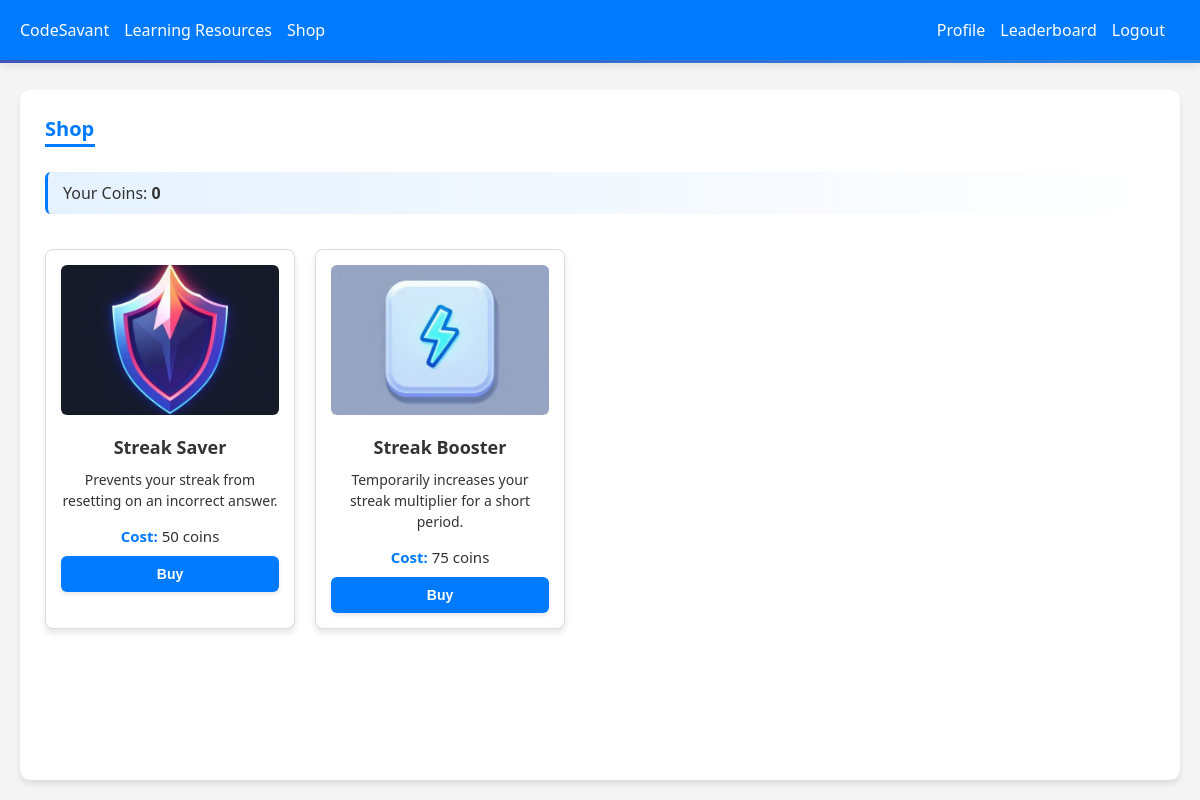
/shop/ (signed in), run on the app's committed database.
### accounts/models.py (models this page shows, shortened)
class Profile(models.Model):
    user = models.OneToOneField(User, on_delete=models.CASCADE)
    points = models.IntegerField(default=0)
    streak = models.IntegerField(default=0)
    xp = models.IntegerField(default=0)       # Experience points
    level = models.IntegerField(default=1)      # Starting at level 1
    coins = models.IntegerField(default=0)

### shop/models.py (models this page shows, shortened)
class PowerUp(models.Model):
    name = models.CharField(max_length=100)
    description = models.TextField()
    cost = models.IntegerField()
    image = models.ImageField(upload_to='powerup_images/', blank=True, null=True)

### shop/views.py (the view)
# urls.py: path('', views.shop_view, name='shop'),
@login_required
def shop_view(request):
    powerups = PowerUp.objects.all()
    user_inventory = Inventory.objects.filter(user=request.user)
    inventory_dict = {inv.powerup.id: inv.quantity for inv in user_inventory}
    return render(request, 'shop/shop.html', {
        'powerups': powerups,
        'inventory': inventory_dict,
        'profile': request.user.profile,
    })

### shop/templates/shop/shop.html (shortened to what this page needs)
{% extends 'code_assistant/base.html' %}
{% block content %}
<div class="right-panel">
    <div class="panel-header">Shop</div>
    <p class="coin-display">Your Coins: <strong>{{ profile.coins }}</strong></p>
    <div class="shop-container">
        {% for powerup in powerups %}
            <div class="card">
                {% if powerup.image %}
                    <img src="{{ powerup.image.url }}" alt="{{ powerup.name }}" class="card-img">
                {% else %}
                    <img src="https://via.placeholder.com/250x150?text=No+Image" alt="{{ powerup.name }}" class="card-img">
                {% endif %}
                <h3 class="powerup-name">{{ powerup.name }}</h3>
                <p class="powerup-description">{{ powerup.description }}</p>
                <p class="powerup-cost"><strong>Cost:</strong> {{ powerup.cost }} coins</p>
                <form method="POST" action="{% url 'buy_powerup' powerup.id %}">
                    <button type="submit" class="buy-button">Buy</button>
                </form>
            </div>
        {% endfor %}
    </div>
</div>
{% endblock %}

### shop/templates/shop/shop.html (style rules this page uses)
.coin-display { font-size: 16px; font-weight: 500; margin-bottom: 20px; padding: 10px 15px; background: linear-gradient(to right, rgba(0,123,255,0.1), transparent); border-radius: 6px; border-left: 3px solid var(--primary-color); animation: fadeIn 0.5s ease-out; }
.shop-container { display: flex; flex-wrap: wrap; gap: 20px; justify-content: flex-start; animation: fadeIn 0.8s ease-out; }
.card { border: 1px solid var(--border-color); border-radius: 8px; padding: 15px; width: 250px; box-shadow: 0 4px 6px rgba(0,0,0,0.1); text-align: center; background: var(--panel-bg); transition: transform 0.3s ease, box-shadow 0.3s ease; }
.card-img { width: 100%; height: 150px; object-fit: cover; border-radius: 6px; margin-bottom: 15px; transition: transform 0.3s ease; }
.powerup-name { font-size: 18px; font-weight: 600; margin-bottom: 10px; color: var(--text-color); }
.powerup-description { font-size: 14px; color: var(--text-color); margin-bottom: 15px; line-height: 1.5; }
.powerup-cost { font-size: 15px; color: var(--text-color); margin-bottom: 10px; }
.powerup-cost strong { color: var(--primary-color); }
.buy-button { width: 100%; background: var(--primary-color); color: white; padding: 10px 20px; border: none; border-radius: 6px; font-size: 14px; font-weight: 600; cursor: pointer; transition: background-color 0.3s ease, transform 0.2s ease; box-shadow: 0 2px 4px rgba(0,0,0,0.1); }

### data on the page
Profile: coins "0"
PowerUp: image (picture), name "Streak Saver", description "Prevents your streak from resetting on an incorrect answer.", cost "50"
PowerUp: image (picture), name "Streak Booster", description "Temporarily increases your streak multiplier for a short period.", cost "75"
